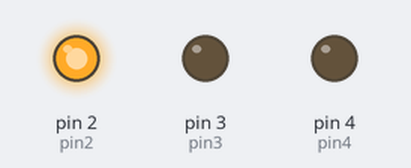
The sketch below on a simulated Arduino Uno, built with avr-gcc and run on an emulated ATmega328P. Parts: output pins drawn as LEDs (lit = HIGH).

Above: at 1.0 s.
At 3.0 s:
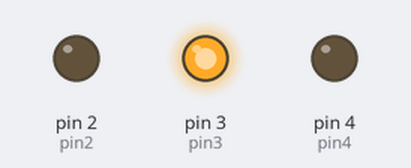
At 5.0 s:
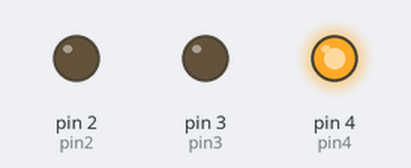
At 6.5 s:
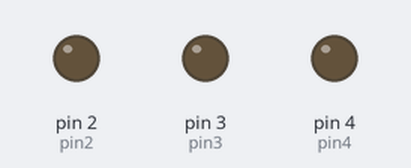
Timing chart, 0 to 9.1 s (numbered marks = the images above):
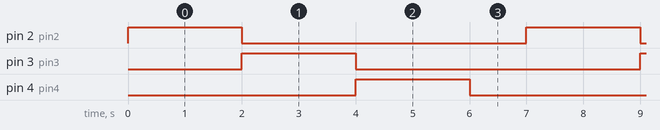

Measured:
- by itself, pin 2 (pin2), pin 3 (pin3), pin 4 (pin4): alternates HIGH for 2.0 s and LOW for 5.0 s
- by itself, everything shown: repeats every 7.0 s, in 4 steps

The sketch:

rgbLed.ino
```cpp
int pin2=2;
int pin3=3;
int pin4=4;
void setup() {
  // put your setup code here, to run once:
  pinMode(pin2,OUTPUT);
  pinMode(pin3,OUTPUT);
  pinMode(pin4,OUTPUT);

}

void loop() {
  // put your main code here, to run repeatedly:
  digitalWrite(pin2,HIGH);
  delay(2000);
  digitalWrite(pin3,HIGH);
  digitalWrite(pin2,LOW);
  delay(2000);
    digitalWrite(pin4,HIGH);
    digitalWrite(pin3,LOW);
  delay(2000);
  digitalWrite(pin4,LOW);
  delay(1000);
}
```
